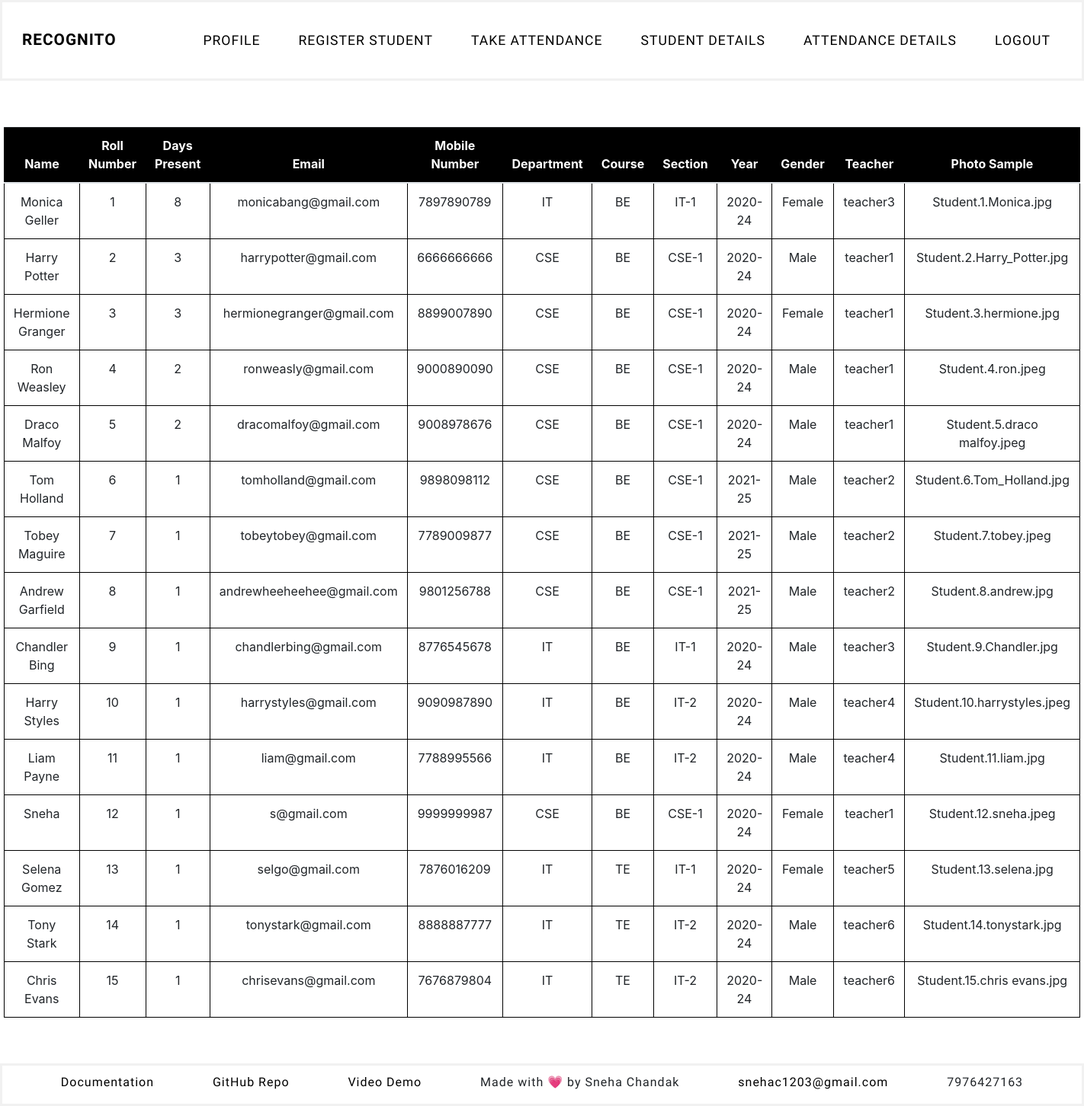
/student_details (signed in), run on the app's committed database.
### faceapp/models.py (models this page shows, shortened)
class Student(db.Model):
    id = db.Column(db.Integer(), primary_key=True)
    days_present = db.Column(db.Integer(), nullable=True, default=0)
    dept = db.Column(db.String(length=10), nullable=False)
    course = db.Column(db.String(length=10), nullable=False)
    year = db.Column(db.String(length=20), nullable=False)
    name = db.Column(db.String(length=30), nullable=False)
    section = db.Column(db.String(length=10), nullable=False)
    roll_no = db.Column(db.Integer(), unique=True, nullable=False)
    gender = db.Column(db.String(length=20), nullable=False)
    mobile_no = db.Column(db.String(length=10), nullable=False)
    email = db.Column(db.String(length=20), unique=True, nullable=False)
    teacher = db.Column(db.String(length=20), nullable=False)
    photo_sample = db.Column(db.String(), nullable=True, default='NONE')
    attendance = db.relationship('Attendance', backref='attendance', lazy=True)

### faceapp/routes.py (the view)
@app.route('/student_details', methods=['GET', 'POST'])
@login_required
def student_details():
    update_attendance()
    students = Student.query.order_by(Student.roll_no).all()
    return render_template('student_details.html', students=students)

### faceapp/models.py (called while the page is built)
@login_manager.user_loader
def load_user(user_id):
    return User.query.get(int(user_id))

### faceapp/templates/student_details.html
{% extends 'base.html' %}
{% block content %}
 <div class="text-center">
    <table class="table">
        <thead>
            <tr>
                <th scope="col">Name</th>
                <th scope="col">Roll Number</th>
                <th scope="col">Days Present</th>
                <th scope="col">Email</th>
                <th scope="col">Mobile Number</th>
                <th scope="col">Department</th>
                <th scope="col">Course</th>
                <th scope="col">Section</th>
                <th scope="col">Year</th>
                <th scope="col">Gender</th>
                <th scope="col">Teacher</th>
                <th scope="col">Photo Sample</th>
            </tr>
        </thead>
        <tbody>
            {% for student in students %}
                <tr class="table-row-hover">
                    <td>{{ student.name }}</td>
                    <td>{{ student.roll_no }}</td>
                    <td>{{ student.days_present }}</td>
                    <td>{{ student.email }}</td>
                    <td>{{ student.mobile_no }}</td>
                    <td>{{ student.dept }}</td>
                    <td>{{ student.course }}</td>
                    <td>{{ student.section }}</td>
                    <td>{{ student.year }}</td>
                    <td>{{ student.gender }}</td>
                    <td>{{ student.teacher }}</td>
                    <td>{{ student.photo_sample }}</td>
                </tr>
            {% endfor %}
        </tbody>
    </table>
</div>
{% endblock%}

### faceapp/static/css/styles.css (style rules this page uses)
body { min-height: 100vh; display: flex; flex-direction: column; }
.table { border: 1px solid black; border-collapse: collapse; width: 95%; margin: 60px auto; }
.table tr { border: 1px solid black; border-top: 1px solid black }
.table td { border: 1px solid black; }
thead { background-color: black; color: white; }

### data on the page
Student: name "Monica Geller", roll_no "1", days_present "8", email "monicabang@gmail.com", mobile_no "7897890789", dept "IT", course "BE", section "IT-1", year "2020-24", gender "Female", teacher "teacher3", photo_sample "Student.1.Monica.jpg"
Student: name "Harry Potter", roll_no "2", days_present "3", email "harrypotter@gmail.com", mobile_no "6666666666", dept "CSE", course "BE", section "CSE-1", year "2020-24", gender "Male", teacher "teacher1", photo_sample "Student.2.Harry_Potter.jpg"
Student: name "Hermione Granger", roll_no "3", days_present "3", email "hermionegranger@gmail.com", mobile_no "8899007890", dept "CSE", course "BE", section "CSE-1", year "2020-24", gender "Female", teacher "teacher1", photo_sample "Student.3.hermione.jpg"
Student: name "Ron Weasley", roll_no "4", days_present "2", email "ronweasly@gmail.com", mobile_no "9000890090", dept "CSE", course "BE", section "CSE-1", year "2020-24", gender "Male", teacher "teacher1", photo_sample "Student.4.ron.jpeg"
Student: name "Draco Malfoy", roll_no "5", days_present "2", email "dracomalfoy@gmail.com", mobile_no "9008978676", dept "CSE", course "BE", section "CSE-1", year "2020-24", gender "Male", teacher "teacher1", photo_sample "Student.5.draco malfoy.jpeg"
Student: name "Tom Holland", roll_no "6", days_present "1", email "tomholland@gmail.com", mobile_no "9898098112", dept "CSE", course "BE", section "CSE-1", year "2021-25", gender "Male", teacher "teacher2", photo_sample "Student.6.Tom_Holland.jpg"
Student: name "Tobey Maguire", roll_no "7", days_present "1", email "tobeytobey@gmail.com", mobile_no "7789009877", dept "CSE", course "BE", section "CSE-1", year "2021-25", gender "Male", teacher "teacher2", photo_sample "Student.7.tobey.jpeg"
Student: name "Andrew Garfield", roll_no "8", days_present "1", email "andrewheeheehee@gmail.com", mobile_no "9801256788", dept "CSE", course "BE", section "CSE-1", year "2021-25", gender "Male", teacher "teacher2", photo_sample "Student.8.andrew.jpg"
Student: name "Chandler Bing", roll_no "9", days_present "1", email "chandlerbing@gmail.com", mobile_no "8776545678", dept "IT", course "BE", section "IT-1", year "2020-24", gender "Male", teacher "teacher3", photo_sample "Student.9.Chandler.jpg"
Student: name "Harry Styles", roll_no "10", days_present "1", email "harrystyles@gmail.com", mobile_no "9090987890", dept "IT", course "BE", section "IT-2", year "2020-24", gender "Male", teacher "teacher4", photo_sample "Student.10.harrystyles.jpeg"
Student: name "Liam Payne", roll_no "11", days_present "1", email "liam@gmail.com", mobile_no "7788995566", dept "IT", course "BE", section "IT-2", year "2020-24", gender "Male", teacher "teacher4", photo_sample "Student.11.liam.jpg"
Student: name "Sneha", roll_no "12", days_present "1", email "s@gmail.com", mobile_no "9999999987", dept "CSE", course "BE", section "CSE-1", year "2020-24", gender "Female", teacher "teacher1", photo_sample "Student.12.sneha.jpeg"
Student: name "Selena Gomez", roll_no "13", days_present "1", email "selgo@gmail.com", mobile_no "7876016209", dept "IT", course "TE", section "IT-1", year "2020-24", gender "Female", teacher "teacher5", photo_sample "Student.13.selena.jpg"
Student: name "Tony Stark", roll_no "14", days_present "1", email "tonystark@gmail.com", mobile_no "8888887777", dept "IT", course "TE", section "IT-2", year "2020-24", gender "Male", teacher "teacher6", photo_sample "Student.14.tonystark.jpg"
Student: name "Chris Evans", roll_no "15", days_present "1", email "chrisevans@gmail.com", mobile_no "7676879804", dept "IT", course "TE", section "IT-2", year "2020-24", gender "Male", teacher "teacher6", photo_sample "Student.15.chris evans.jpg"
